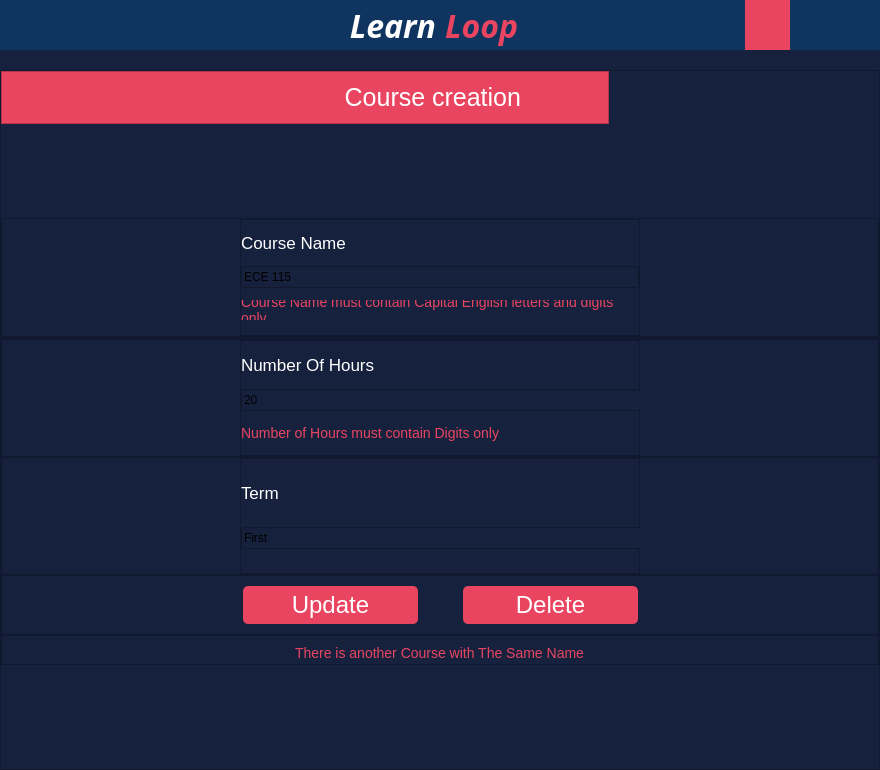
<?xml version="1.0" encoding="UTF-8"?>
<ui version="4.0">
 <class>MainWindow</class>
 <widget class="QMainWindow" name="MainWindow">
  <property name="geometry">
   <rect>
    <x>0</x>
    <y>0</y>
    <width>880</width>
    <height>770</height>
   </rect>
  </property>
  <property name="minimumSize">
   <size>
    <width>880</width>
    <height>770</height>
   </size>
  </property>
  <property name="windowTitle">
   <string>MainWindow</string>
  </property>
  <property name="styleSheet">
   <string notr="true">background:  #16213E</string>
  </property>
  <widget class="QWidget" name="centralwidget">
   <layout class="QVBoxLayout" name="verticalLayout">
    <property name="spacing">
     <number>20</number>
    </property>
    <property name="leftMargin">
     <number>0</number>
    </property>
    <property name="topMargin">
     <number>0</number>
    </property>
    <property name="rightMargin">
     <number>0</number>
    </property>
    <property name="bottomMargin">
     <number>0</number>
    </property>
    <item>
     <widget class="QFrame" name="header_2">
      <property name="minimumSize">
       <size>
        <width>0</width>
        <height>50</height>
       </size>
      </property>
      <property name="maximumSize">
       <size>
        <width>16777215</width>
        <height>50</height>
       </size>
      </property>
      <property name="styleSheet">
       <string notr="true">background: #0F3460</string>
      </property>
      <layout class="QHBoxLayout" name="horizontalLayout_4">
       <property name="spacing">
        <number>0</number>
       </property>
       <property name="leftMargin">
        <number>20</number>
       </property>
       <property name="topMargin">
        <number>0</number>
       </property>
       <property name="rightMargin">
        <number>20</number>
       </property>
       <property name="bottomMargin">
        <number>0</number>
       </property>
       <item alignment="Qt::AlignLeft">
        <widget class="QFrame" name="ControlButtons_2">
         <layout class="QHBoxLayout" name="horizontalLayout_6">
          <property name="spacing">
           <number>15</number>
          </property>
          <property name="leftMargin">
           <number>0</number>
          </property>
          <property name="topMargin">
           <number>0</number>
          </property>
          <property name="rightMargin">
           <number>0</number>
          </property>
          <property name="bottomMargin">
           <number>0</number>
          </property>
          <item>
           <widget class="QPushButton" name="close_2">
            <property name="minimumSize">
             <size>
              <width>20</width>
              <height>0</height>
             </size>
            </property>
            <property name="maximumSize">
             <size>
              <width>20</width>
              <height>16777215</height>
             </size>
            </property>
            <property name="text">
             <string/>
            </property>
            <property name="icon">
             <iconset>
              <normaloff>../../../../Downloads/close.png</normaloff>../../../../Downloads/close.png</iconset>
            </property>
            <property name="iconSize">
             <size>
              <width>13</width>
              <height>16</height>
             </size>
            </property>
            <property name="flat">
             <bool>true</bool>
            </property>
           </widget>
          </item>
          <item>
           <widget class="QPushButton" name="expand_2">
            <property name="minimumSize">
             <size>
              <width>20</width>
              <height>25</height>
             </size>
            </property>
            <property name="maximumSize">
             <size>
              <width>20</width>
              <height>25</height>
             </size>
            </property>
            <property name="text">
             <string/>
            </property>
            <property name="icon">
             <iconset>
              <normaloff>../../../../Downloads/expand-arrows.png</normaloff>../../../../Downloads/expand-arrows.png</iconset>
            </property>
            <property name="iconSize">
             <size>
              <width>20</width>
              <height>25</height>
             </size>
            </property>
            <property name="flat">
             <bool>true</bool>
            </property>
           </widget>
          </item>
          <item>
           <widget class="QPushButton" name="minimize_2">
            <property name="minimumSize">
             <size>
              <width>20</width>
              <height>20</height>
             </size>
            </property>
            <property name="maximumSize">
             <size>
              <width>20</width>
              <height>20</height>
             </size>
            </property>
            <property name="text">
             <string/>
            </property>
            <property name="icon">
             <iconset>
              <normaloff>../../../../Downloads/minimize-sign.png</normaloff>../../../../Downloads/minimize-sign.png</iconset>
            </property>
            <property name="iconSize">
             <size>
              <width>13</width>
              <height>16</height>
             </size>
            </property>
            <property name="flat">
             <bool>true</bool>
            </property>
           </widget>
          </item>
         </layout>
        </widget>
       </item>
       <item>
        <widget class="QFrame" name="Logo_2">
         <property name="maximumSize">
          <size>
           <width>16777215</width>
           <height>16777215</height>
          </size>
         </property>
         <layout class="QHBoxLayout" name="horizontalLayout_7">
          <property name="spacing">
           <number>9</number>
          </property>
          <property name="leftMargin">
           <number>0</number>
          </property>
          <property name="topMargin">
           <number>0</number>
          </property>
          <property name="rightMargin">
           <number>0</number>
          </property>
          <property name="bottomMargin">
           <number>0</number>
          </property>
          <item>
           <widget class="QLabel" name="Learn_2">
            <property name="font">
             <font>
              <family>Ubuntu Condensed</family>
              <pointsize>24</pointsize>
              <weight>75</weight>
              <italic>true</italic>
              <bold>true</bold>
             </font>
            </property>
            <property name="styleSheet">
             <string notr="true">color: white</string>
            </property>
            <property name="text">
             <string>Learn</string>
            </property>
            <property name="alignment">
             <set>Qt::AlignRight|Qt::AlignTrailing|Qt::AlignVCenter</set>
            </property>
            <property name="wordWrap">
             <bool>false</bool>
            </property>
            <property name="margin">
             <number>3</number>
            </property>
           </widget>
          </item>
          <item>
           <widget class="QLabel" name="Loop_2">
            <property name="font">
             <font>
              <family>Ubuntu Condensed</family>
              <pointsize>24</pointsize>
              <weight>75</weight>
              <italic>true</italic>
              <bold>true</bold>
             </font>
            </property>
            <property name="styleSheet">
             <string notr="true">color: #E94560</string>
            </property>
            <property name="text">
             <string>Loop</string>
            </property>
           </widget>
          </item>
         </layout>
        </widget>
       </item>
       <item alignment="Qt::AlignRight">
        <widget class="QFrame" name="ProfilePhotoAndSettings_2">
         <property name="maximumSize">
          <size>
           <width>16777215</width>
           <height>16777215</height>
          </size>
         </property>
         <layout class="QHBoxLayout" name="horizontalLayout_8">
          <property name="spacing">
           <number>20</number>
          </property>
          <property name="leftMargin">
           <number>0</number>
          </property>
          <property name="topMargin">
           <number>0</number>
          </property>
          <property name="rightMargin">
           <number>0</number>
          </property>
          <property name="bottomMargin">
           <number>0</number>
          </property>
          <item>
           <widget class="QPushButton" name="settings_2">
            <property name="minimumSize">
             <size>
              <width>45</width>
              <height>50</height>
             </size>
            </property>
            <property name="maximumSize">
             <size>
              <width>45</width>
              <height>50</height>
             </size>
            </property>
            <property name="statusTip">
             <string/>
            </property>
            <property name="styleSheet">
             <string notr="true">background-color: #E94560;
border-style: outset</string>
            </property>
            <property name="text">
             <string/>
            </property>
            <property name="icon">
             <iconset>
              <normaloff>../../../../Downloads/setting.png</normaloff>../../../../Downloads/setting.png</iconset>
            </property>
            <property name="iconSize">
             <size>
              <width>30</width>
              <height>30</height>
             </size>
            </property>
            <property name="checkable">
             <bool>false</bool>
            </property>
            <property name="autoRepeat">
             <bool>false</bool>
            </property>
            <property name="autoExclusive">
             <bool>false</bool>
            </property>
            <property name="autoDefault">
             <bool>false</bool>
            </property>
            <property name="default">
             <bool>false</bool>
            </property>
            <property name="flat">
             <bool>true</bool>
            </property>
           </widget>
          </item>
          <item>
           <widget class="QPushButton" name="profilePhoto_2">
            <property name="minimumSize">
             <size>
              <width>50</width>
              <height>50</height>
             </size>
            </property>
            <property name="maximumSize">
             <size>
              <width>50</width>
              <height>50</height>
             </size>
            </property>
            <property name="autoFillBackground">
             <bool>false</bool>
            </property>
            <property name="styleSheet">
             <string notr="true"/>
            </property>
            <property name="text">
             <string/>
            </property>
            <property name="icon">
             <iconset>
              <normaloff>../../../../Desktop/59022631_810914472627047_3797622654492475392_n.jpg</normaloff>../../../../Desktop/59022631_810914472627047_3797622654492475392_n.jpg</iconset>
            </property>
            <property name="iconSize">
             <size>
              <width>50</width>
              <height>45</height>
             </size>
            </property>
            <property name="autoDefault">
             <bool>false</bool>
            </property>
            <property name="default">
             <bool>false</bool>
            </property>
            <property name="flat">
             <bool>true</bool>
            </property>
           </widget>
          </item>
         </layout>
        </widget>
       </item>
      </layout>
     </widget>
    </item>
    <item>
     <widget class="QFrame" name="mainPage">
      <property name="maximumSize">
       <size>
        <width>16777215</width>
        <height>16777215</height>
       </size>
      </property>
      <property name="styleSheet">
       <string notr="true">background-color: #16213E;</string>
      </property>
      <property name="frameShape">
       <enum>QFrame::StyledPanel</enum>
      </property>
      <property name="frameShadow">
       <enum>QFrame::Raised</enum>
      </property>
      <layout class="QVBoxLayout" name="verticalLayout_2">
       <property name="spacing">
        <number>0</number>
       </property>
       <property name="leftMargin">
        <number>0</number>
       </property>
       <property name="topMargin">
        <number>0</number>
       </property>
       <property name="rightMargin">
        <number>0</number>
       </property>
       <property name="bottomMargin">
        <number>0</number>
       </property>
       <item>
        <spacer name="verticalSpacer_3">
         <property name="orientation">
          <enum>Qt::Vertical</enum>
         </property>
         <property name="sizeHint" stdset="0">
          <size>
           <width>20</width>
           <height>1</height>
          </size>
         </property>
        </spacer>
       </item>
       <item>
        <widget class="QFrame" name="logo">
         <property name="minimumSize">
          <size>
           <width>0</width>
           <height>53</height>
          </size>
         </property>
         <property name="maximumSize">
          <size>
           <width>608</width>
           <height>16777215</height>
          </size>
         </property>
         <property name="styleSheet">
          <string notr="true">
position: absolute;
width: 608px;
height: 53px;

background: #E94560</string>
         </property>
         <property name="frameShape">
          <enum>QFrame::StyledPanel</enum>
         </property>
         <property name="frameShadow">
          <enum>QFrame::Raised</enum>
         </property>
         <layout class="QHBoxLayout" name="horizontalLayout_10">
          <property name="spacing">
           <number>2</number>
          </property>
          <property name="topMargin">
           <number>0</number>
          </property>
          <property name="bottomMargin">
           <number>0</number>
          </property>
          <item alignment="Qt::AlignHCenter">
           <widget class="QLabel" name="label_12">
            <property name="minimumSize">
             <size>
              <width>433</width>
              <height>34</height>
             </size>
            </property>
            <property name="maximumSize">
             <size>
              <width>433</width>
              <height>37</height>
             </size>
            </property>
            <property name="styleSheet">
             <string notr="true">position: absolute;
width: 433px;
height: 34px;

font-family: 'Righteous';
font-style: normal;
font-weight: 400;
font-size: 25px;
line-height: 31px;
display: flex;
align-items: center;
text-align: center;
letter-spacing: 0.05em;

color: #FFFFFF;</string>
            </property>
            <property name="text">
             <string>Course creation</string>
            </property>
            <property name="alignment">
             <set>Qt::AlignRight|Qt::AlignTrailing|Qt::AlignVCenter</set>
            </property>
           </widget>
          </item>
         </layout>
        </widget>
       </item>
       <item>
        <spacer name="verticalSpacer_7">
         <property name="orientation">
          <enum>Qt::Vertical</enum>
         </property>
         <property name="sizeHint" stdset="0">
          <size>
           <width>20</width>
           <height>120</height>
          </size>
         </property>
        </spacer>
       </item>
       <item>
        <widget class="QFrame" name="phone_ID">
         <property name="minimumSize">
          <size>
           <width>0</width>
           <height>119</height>
          </size>
         </property>
         <property name="maximumSize">
          <size>
           <width>16777215</width>
           <height>119</height>
          </size>
         </property>
         <property name="styleSheet">
          <string notr="true">background: #16213E;</string>
         </property>
         <property name="frameShape">
          <enum>QFrame::StyledPanel</enum>
         </property>
         <property name="frameShadow">
          <enum>QFrame::Raised</enum>
         </property>
         <layout class="QHBoxLayout" name="horizontalLayout_2">
          <property name="spacing">
           <number>56</number>
          </property>
          <property name="leftMargin">
           <number>0</number>
          </property>
          <property name="topMargin">
           <number>0</number>
          </property>
          <property name="rightMargin">
           <number>0</number>
          </property>
          <property name="bottomMargin">
           <number>0</number>
          </property>
          <item>
           <widget class="QFrame" name="phonenum">
            <property name="minimumSize">
             <size>
              <width>400</width>
              <height>0</height>
             </size>
            </property>
            <property name="maximumSize">
             <size>
              <width>400</width>
              <height>118</height>
             </size>
            </property>
            <property name="styleSheet">
             <string notr="true">background: #16213E;</string>
            </property>
            <property name="frameShape">
             <enum>QFrame::StyledPanel</enum>
            </property>
            <property name="frameShadow">
             <enum>QFrame::Raised</enum>
            </property>
            <layout class="QVBoxLayout" name="verticalLayout_3">
             <property name="spacing">
              <number>0</number>
             </property>
             <property name="leftMargin">
              <number>0</number>
             </property>
             <property name="topMargin">
              <number>0</number>
             </property>
             <property name="rightMargin">
              <number>0</number>
             </property>
             <property name="bottomMargin">
              <number>0</number>
             </property>
             <item>
              <widget class="QLabel" name="label_3">
               <property name="minimumSize">
                <size>
                 <width>144</width>
                 <height>22</height>
                </size>
               </property>
               <property name="maximumSize">
                <size>
                 <width>144</width>
                 <height>22</height>
                </size>
               </property>
               <property name="styleSheet">
                <string notr="true">position: absolute;
width: 144px;
height: 22px;

font-family: 'Outfit';
font-style: normal;
font-weight: 400;
font-size: 17px;
line-height: 21px;
/* identical to box height */

display: flex;
align-items: center;
letter-spacing: 0.11em;

color: #FFFFFF</string>
               </property>
               <property name="text">
                <string>Course Name</string>
               </property>
              </widget>
             </item>
             <item>
              <widget class="QLineEdit" name="lineEdit_5">
               <property name="minimumSize">
                <size>
                 <width>243</width>
                 <height>0</height>
                </size>
               </property>
               <property name="maximumSize">
                <size>
                 <width>16777215</width>
                 <height>16777215</height>
                </size>
               </property>
               <property name="styleSheet">
                <string notr="true"> border-width: 3px; border-style: solid; border-color:white;border-top-style:none;
border-left-style:none; border-right-style:none;
QLineEdit::placeholderr {
    color:white;
}</string>
               </property>
               <property name="text">
                <string>ECE 115</string>
               </property>
               <property name="alignment">
                <set>Qt::AlignLeading|Qt::AlignLeft|Qt::AlignVCenter</set>
               </property>
              </widget>
             </item>
             <item>
              <widget class="QLabel" name="label_7">
               <property name="minimumSize">
                <size>
                 <width>395</width>
                 <height>20</height>
                </size>
               </property>
               <property name="maximumSize">
                <size>
                 <width>395</width>
                 <height>20</height>
                </size>
               </property>
               <property name="styleSheet">
                <string notr="true">position: absolute;
width: 240px;
height: 25px;

font-family: 'Outfit';
font-style: normal;
font-weight: 400;
font-size: 14px;
line-height: 18px;
display: flex;
align-items: center;
letter-spacing: 0.11em;

color: #E94560;</string>
               </property>
               <property name="text">
                <string>Course Name must contain Capital English letters and digits only </string>
               </property>
               <property name="wordWrap">
                <bool>true</bool>
               </property>
              </widget>
             </item>
            </layout>
           </widget>
          </item>
         </layout>
        </widget>
       </item>
       <item>
        <widget class="QFrame" name="signin">
         <property name="minimumSize">
          <size>
           <width>0</width>
           <height>0</height>
          </size>
         </property>
         <property name="frameShape">
          <enum>QFrame::StyledPanel</enum>
         </property>
         <property name="frameShadow">
          <enum>QFrame::Raised</enum>
         </property>
         <layout class="QVBoxLayout" name="verticalLayout_4">
          <property name="spacing">
           <number>56</number>
          </property>
          <property name="leftMargin">
           <number>0</number>
          </property>
          <property name="topMargin">
           <number>0</number>
          </property>
          <property name="rightMargin">
           <number>0</number>
          </property>
          <property name="bottomMargin">
           <number>0</number>
          </property>
         </layout>
        </widget>
       </item>
       <item>
        <widget class="QFrame" name="frame_3">
         <property name="minimumSize">
          <size>
           <width>0</width>
           <height>118</height>
          </size>
         </property>
         <property name="maximumSize">
          <size>
           <width>16777215</width>
           <height>118</height>
          </size>
         </property>
         <property name="styleSheet">
          <string notr="true">background: #16213E;</string>
         </property>
         <property name="frameShape">
          <enum>QFrame::StyledPanel</enum>
         </property>
         <property name="frameShadow">
          <enum>QFrame::Raised</enum>
         </property>
         <layout class="QHBoxLayout" name="horizontalLayout_3">
          <property name="spacing">
           <number>56</number>
          </property>
          <property name="leftMargin">
           <number>0</number>
          </property>
          <property name="topMargin">
           <number>0</number>
          </property>
          <property name="rightMargin">
           <number>0</number>
          </property>
          <property name="bottomMargin">
           <number>0</number>
          </property>
          <item>
           <widget class="QFrame" name="DOB">
            <property name="minimumSize">
             <size>
              <width>400</width>
              <height>0</height>
             </size>
            </property>
            <property name="maximumSize">
             <size>
              <width>400</width>
              <height>116</height>
             </size>
            </property>
            <property name="styleSheet">
             <string notr="true">background: #16213E;</string>
            </property>
            <property name="frameShape">
             <enum>QFrame::StyledPanel</enum>
            </property>
            <property name="frameShadow">
             <enum>QFrame::Raised</enum>
            </property>
            <layout class="QVBoxLayout" name="verticalLayout_5">
             <property name="spacing">
              <number>0</number>
             </property>
             <property name="leftMargin">
              <number>0</number>
             </property>
             <property name="topMargin">
              <number>0</number>
             </property>
             <property name="rightMargin">
              <number>0</number>
             </property>
             <property name="bottomMargin">
              <number>0</number>
             </property>
             <item>
              <widget class="QLabel" name="label_10">
               <property name="minimumSize">
                <size>
                 <width>144</width>
                 <height>22</height>
                </size>
               </property>
               <property name="maximumSize">
                <size>
                 <width>144</width>
                 <height>22</height>
                </size>
               </property>
               <property name="styleSheet">
                <string notr="true">position: absolute;
width: 144px;
height: 22px;

font-family: 'Outfit';
font-style: normal;
font-weight: 400;
font-size: 17px;
line-height: 21px;
/* identical to box height */

display: flex;
align-items: center;
letter-spacing: 0.11em;

color: #FFFFFF;</string>
               </property>
               <property name="text">
                <string>Number Of Hours</string>
               </property>
              </widget>
             </item>
             <item>
              <widget class="QLineEdit" name="lineEdit_7">
               <property name="minimumSize">
                <size>
                 <width>400</width>
                 <height>0</height>
                </size>
               </property>
               <property name="maximumSize">
                <size>
                 <width>400</width>
                 <height>16777215</height>
                </size>
               </property>
               <property name="styleSheet">
                <string notr="true"> border-width: 3px; border-style: solid; border-color:white;border-top-style:none;
border-left-style:none; border-right-style:none;
QLineEdit::placeholderr {
    color:white;
}</string>
               </property>
               <property name="text">
                <string>20</string>
               </property>
               <property name="alignment">
                <set>Qt::AlignLeading|Qt::AlignLeft|Qt::AlignVCenter</set>
               </property>
              </widget>
             </item>
             <item>
              <widget class="QLabel" name="label_2">
               <property name="minimumSize">
                <size>
                 <width>395</width>
                 <height>17</height>
                </size>
               </property>
               <property name="maximumSize">
                <size>
                 <width>395</width>
                 <height>17</height>
                </size>
               </property>
               <property name="styleSheet">
                <string notr="true">position: absolute;
width: 240px;
height: 25px;

font-family: 'Outfit';
font-style: normal;
font-weight: 400;
font-size: 14px;
line-height: 18px;
display: flex;
align-items: center;
letter-spacing: 0.11em;

color: #E94560;</string>
               </property>
               <property name="text">
                <string>Number of Hours must contain Digits only </string>
               </property>
              </widget>
             </item>
            </layout>
           </widget>
          </item>
         </layout>
        </widget>
       </item>
       <item>
        <widget class="QFrame" name="frame_4">
         <property name="minimumSize">
          <size>
           <width>0</width>
           <height>118</height>
          </size>
         </property>
         <property name="maximumSize">
          <size>
           <width>16777215</width>
           <height>118</height>
          </size>
         </property>
         <property name="styleSheet">
          <string notr="true">background: #16213E;</string>
         </property>
         <property name="frameShape">
          <enum>QFrame::StyledPanel</enum>
         </property>
         <property name="frameShadow">
          <enum>QFrame::Raised</enum>
         </property>
         <layout class="QHBoxLayout" name="horizontalLayout_5">
          <property name="spacing">
           <number>0</number>
          </property>
          <property name="leftMargin">
           <number>0</number>
          </property>
          <property name="topMargin">
           <number>0</number>
          </property>
          <property name="rightMargin">
           <number>0</number>
          </property>
          <property name="bottomMargin">
           <number>0</number>
          </property>
          <item>
           <widget class="QFrame" name="frame_5">
            <property name="minimumSize">
             <size>
              <width>400</width>
              <height>0</height>
             </size>
            </property>
            <property name="maximumSize">
             <size>
              <width>400</width>
              <height>16777215</height>
             </size>
            </property>
            <property name="styleSheet">
             <string notr="true">background: #16213E;</string>
            </property>
            <property name="frameShape">
             <enum>QFrame::StyledPanel</enum>
            </property>
            <property name="frameShadow">
             <enum>QFrame::Raised</enum>
            </property>
            <layout class="QVBoxLayout" name="verticalLayout_11">
             <property name="spacing">
              <number>0</number>
             </property>
             <property name="leftMargin">
              <number>0</number>
             </property>
             <property name="topMargin">
              <number>0</number>
             </property>
             <property name="rightMargin">
              <number>0</number>
             </property>
             <property name="bottomMargin">
              <number>0</number>
             </property>
             <item>
              <widget class="QLabel" name="label_13">
               <property name="minimumSize">
                <size>
                 <width>144</width>
                 <height>22</height>
                </size>
               </property>
               <property name="maximumSize">
                <size>
                 <width>144</width>
                 <height>22</height>
                </size>
               </property>
               <property name="styleSheet">
                <string notr="true">position: absolute;
width: 322.96px;
height: 22px;

font-family: 'Outfit';
font-style: normal;
font-weight: 400;
font-size: 17px;
line-height: 21px;
/* identical to box height */

display: flex;
align-items: center;
letter-spacing: 0.11em;

color: #FFFFFF;</string>
               </property>
               <property name="text">
                <string>Term</string>
               </property>
              </widget>
             </item>
             <item>
              <widget class="QLineEdit" name="lineEdit_10">
               <property name="minimumSize">
                <size>
                 <width>545</width>
                 <height>0</height>
                </size>
               </property>
               <property name="maximumSize">
                <size>
                 <width>16777215</width>
                 <height>16777215</height>
                </size>
               </property>
               <property name="styleSheet">
                <string notr="true"> border-width: 3px; border-style: solid; border-color:white;border-top-style:none;
border-left-style:none; border-right-style:none;
QLineEdit::placeholderr {
    color:white;
}</string>
               </property>
               <property name="text">
                <string>First</string>
               </property>
               <property name="alignment">
                <set>Qt::AlignLeading|Qt::AlignLeft|Qt::AlignVCenter</set>
               </property>
              </widget>
             </item>
            </layout>
           </widget>
          </item>
         </layout>
        </widget>
       </item>
       <item>
        <widget class="QFrame" name="frame_6">
         <property name="minimumSize">
          <size>
           <width>0</width>
           <height>60</height>
          </size>
         </property>
         <property name="maximumSize">
          <size>
           <width>16777215</width>
           <height>60</height>
          </size>
         </property>
         <property name="styleSheet">
          <string notr="true">background: #16213E;</string>
         </property>
         <property name="frameShape">
          <enum>QFrame::StyledPanel</enum>
         </property>
         <property name="frameShadow">
          <enum>QFrame::Raised</enum>
         </property>
         <layout class="QHBoxLayout" name="horizontalLayout_9">
          <property name="spacing">
           <number>45</number>
          </property>
          <property name="leftMargin">
           <number>0</number>
          </property>
          <property name="topMargin">
           <number>0</number>
          </property>
          <property name="rightMargin">
           <number>0</number>
          </property>
          <property name="bottomMargin">
           <number>0</number>
          </property>
          <item>
           <spacer name="horizontalSpacer_7">
            <property name="orientation">
             <enum>Qt::Horizontal</enum>
            </property>
            <property name="sizeType">
             <enum>QSizePolicy::Expanding</enum>
            </property>
            <property name="sizeHint" stdset="0">
             <size>
              <width>164</width>
              <height>20</height>
             </size>
            </property>
           </spacer>
          </item>
          <item>
           <widget class="QPushButton" name="pushButton_2">
            <property name="minimumSize">
             <size>
              <width>175</width>
              <height>38</height>
             </size>
            </property>
            <property name="maximumSize">
             <size>
              <width>175</width>
              <height>38</height>
             </size>
            </property>
            <property name="styleSheet">
             <string notr="true">
position: absolute;
width: 175px;
height: 38.5px;

background: #E94560;
border-radius: 5px;


position: absolute;
width: 175px;
height: 38.5px;

font-family: 'Righteous';
font-style: normal;
font-weight: 400;
font-size: 24px;
line-height: 30px;
display: flex;
align-items: center;
text-align: center;
letter-spacing: 0.05em;

color: #FFFFFF;
</string>
            </property>
            <property name="text">
             <string>Update</string>
            </property>
           </widget>
          </item>
          <item>
           <widget class="QPushButton" name="pushButton_3">
            <property name="minimumSize">
             <size>
              <width>175</width>
              <height>38</height>
             </size>
            </property>
            <property name="maximumSize">
             <size>
              <width>175</width>
              <height>38</height>
             </size>
            </property>
            <property name="styleSheet">
             <string notr="true">
position: absolute;
width: 175px;
height: 38.5px;

background: #E94560;
border-radius: 5px;


position: absolute;
width: 175px;
height: 38.5px;

font-family: 'Righteous';
font-style: normal;
font-weight: 400;
font-size: 24px;
line-height: 30px;
display: flex;
align-items: center;
text-align: center;
letter-spacing: 0.05em;

color: #FFFFFF;
</string>
            </property>
            <property name="text">
             <string>Delete</string>
            </property>
           </widget>
          </item>
          <item>
           <spacer name="horizontalSpacer_8">
            <property name="orientation">
             <enum>Qt::Horizontal</enum>
            </property>
            <property name="sizeType">
             <enum>QSizePolicy::Expanding</enum>
            </property>
            <property name="sizeHint" stdset="0">
             <size>
              <width>172</width>
              <height>20</height>
             </size>
            </property>
           </spacer>
          </item>
         </layout>
        </widget>
       </item>
       <item>
        <widget class="QFrame" name="frame_7">
         <property name="minimumSize">
          <size>
           <width>0</width>
           <height>30</height>
          </size>
         </property>
         <property name="maximumSize">
          <size>
           <width>16777215</width>
           <height>30</height>
          </size>
         </property>
         <property name="styleSheet">
          <string notr="true">background: #16213E;</string>
         </property>
         <property name="frameShape">
          <enum>QFrame::StyledPanel</enum>
         </property>
         <property name="frameShadow">
          <enum>QFrame::Raised</enum>
         </property>
         <layout class="QVBoxLayout" name="verticalLayout_12">
          <item alignment="Qt::AlignHCenter">
           <widget class="QLabel" name="label">
            <property name="minimumSize">
             <size>
              <width>395</width>
              <height>15</height>
             </size>
            </property>
            <property name="maximumSize">
             <size>
              <width>395</width>
              <height>15</height>
             </size>
            </property>
            <property name="styleSheet">
             <string notr="true">position: absolute;
width: 395.01px;
height: 15.22px;

font-family: 'Outfit';
font-style: normal;
font-weight: 400;
font-size: 14px;
line-height: 18px;
display: flex;
align-items: center;
text-align: center;
letter-spacing: 0.11em;

color: #E94560;</string>
            </property>
            <property name="text">
             <string>There is another Course with The Same Name</string>
            </property>
            <property name="alignment">
             <set>Qt::AlignCenter</set>
            </property>
           </widget>
          </item>
         </layout>
        </widget>
       </item>
       <item>
        <spacer name="verticalSpacer_4">
         <property name="orientation">
          <enum>Qt::Vertical</enum>
         </property>
         <property name="sizeHint" stdset="0">
          <size>
           <width>20</width>
           <height>130</height>
          </size>
         </property>
        </spacer>
       </item>
      </layout>
     </widget>
    </item>
   </layout>
  </widget>
 </widget>
 <resources/>
 <connections/>
</ui>
